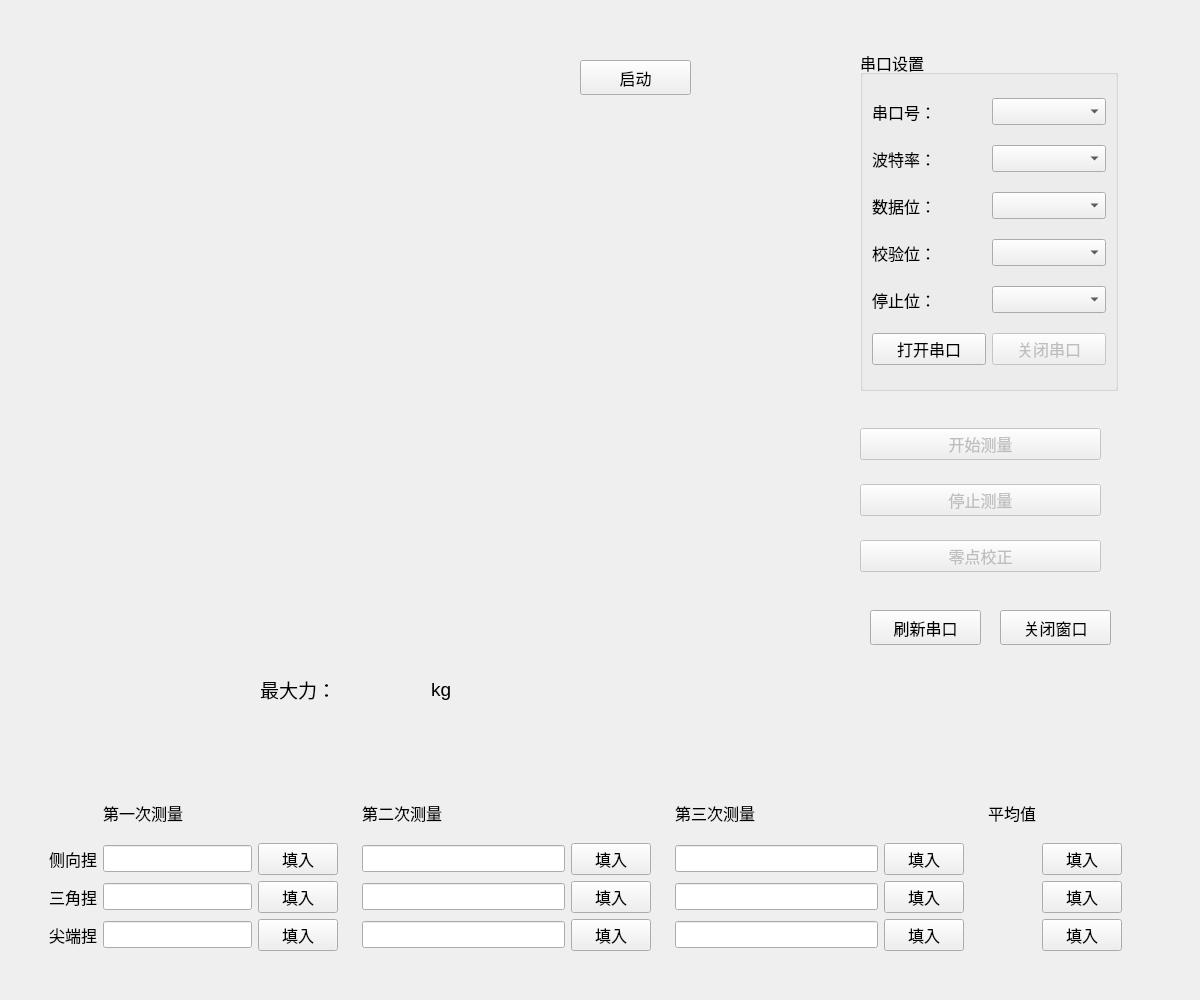
<?xml version="1.0" encoding="UTF-8"?>
<ui version="4.0">
 <class>MaxForce</class>
 <widget class="QWidget" name="MaxForce">
  <property name="geometry">
   <rect>
    <x>0</x>
    <y>0</y>
    <width>1200</width>
    <height>1000</height>
   </rect>
  </property>
  <property name="minimumSize">
   <size>
    <width>1200</width>
    <height>1000</height>
   </size>
  </property>
  <property name="maximumSize">
   <size>
    <width>1200</width>
    <height>1000</height>
   </size>
  </property>
  <property name="windowTitle">
   <string>Form</string>
  </property>
  <widget class="QWidget" name="widget" native="true">
   <property name="geometry">
    <rect>
     <x>860</x>
     <y>410</y>
     <width>241</width>
     <height>181</height>
    </rect>
   </property>
   <layout class="QVBoxLayout" name="verticalLayout_2">
    <item>
     <widget class="QPushButton" name="pushButtonStart">
      <property name="enabled">
       <bool>false</bool>
      </property>
      <property name="font">
       <font>
        <pointsize>12</pointsize>
       </font>
      </property>
      <property name="text">
       <string>开始测量</string>
      </property>
     </widget>
    </item>
    <item>
     <widget class="QPushButton" name="pushButtonStop">
      <property name="enabled">
       <bool>false</bool>
      </property>
      <property name="font">
       <font>
        <pointsize>12</pointsize>
       </font>
      </property>
      <property name="text">
       <string>停止测量</string>
      </property>
     </widget>
    </item>
    <item>
     <widget class="QPushButton" name="pushButtonCorrect">
      <property name="enabled">
       <bool>false</bool>
      </property>
      <property name="font">
       <font>
        <pointsize>12</pointsize>
       </font>
      </property>
      <property name="text">
       <string>零点校正</string>
      </property>
     </widget>
    </item>
   </layout>
  </widget>
  <widget class="QPushButton" name="pushButtonCloseWidget">
   <property name="geometry">
    <rect>
     <x>1000</x>
     <y>610</y>
     <width>111</width>
     <height>35</height>
    </rect>
   </property>
   <property name="font">
    <font>
     <pointsize>12</pointsize>
    </font>
   </property>
   <property name="text">
    <string>关闭窗口</string>
   </property>
  </widget>
  <widget class="QPushButton" name="pushButtonRefresh">
   <property name="geometry">
    <rect>
     <x>870</x>
     <y>610</y>
     <width>111</width>
     <height>35</height>
    </rect>
   </property>
   <property name="font">
    <font>
     <pointsize>12</pointsize>
    </font>
   </property>
   <property name="text">
    <string>刷新串口</string>
   </property>
  </widget>
  <widget class="QGroupBox" name="groupBox">
   <property name="geometry">
    <rect>
     <x>860</x>
     <y>50</y>
     <width>258</width>
     <height>341</height>
    </rect>
   </property>
   <property name="font">
    <font>
     <pointsize>12</pointsize>
    </font>
   </property>
   <property name="title">
    <string>串口设置</string>
   </property>
   <layout class="QGridLayout" name="gridLayout_2">
    <item row="0" column="0">
     <widget class="QLabel" name="label_6">
      <property name="font">
       <font>
        <pointsize>12</pointsize>
       </font>
      </property>
      <property name="text">
       <string>串口号：</string>
      </property>
     </widget>
    </item>
    <item row="0" column="1">
     <widget class="QComboBox" name="comboBoxPort">
      <property name="font">
       <font>
        <pointsize>12</pointsize>
       </font>
      </property>
     </widget>
    </item>
    <item row="1" column="0">
     <widget class="QLabel" name="label_7">
      <property name="font">
       <font>
        <pointsize>12</pointsize>
       </font>
      </property>
      <property name="text">
       <string>波特率：</string>
      </property>
     </widget>
    </item>
    <item row="1" column="1">
     <widget class="QComboBox" name="comboBoxBaud">
      <property name="font">
       <font>
        <pointsize>12</pointsize>
       </font>
      </property>
     </widget>
    </item>
    <item row="2" column="0">
     <widget class="QLabel" name="label_8">
      <property name="font">
       <font>
        <pointsize>12</pointsize>
       </font>
      </property>
      <property name="text">
       <string>数据位：</string>
      </property>
     </widget>
    </item>
    <item row="2" column="1">
     <widget class="QComboBox" name="comboBoxData">
      <property name="font">
       <font>
        <pointsize>12</pointsize>
       </font>
      </property>
     </widget>
    </item>
    <item row="3" column="0">
     <widget class="QLabel" name="label_9">
      <property name="font">
       <font>
        <pointsize>12</pointsize>
       </font>
      </property>
      <property name="text">
       <string>校验位：</string>
      </property>
     </widget>
    </item>
    <item row="3" column="1">
     <widget class="QComboBox" name="comboBoxParity">
      <property name="font">
       <font>
        <pointsize>12</pointsize>
       </font>
      </property>
     </widget>
    </item>
    <item row="4" column="0">
     <widget class="QLabel" name="label_10">
      <property name="font">
       <font>
        <pointsize>12</pointsize>
       </font>
      </property>
      <property name="text">
       <string>停止位：</string>
      </property>
     </widget>
    </item>
    <item row="4" column="1">
     <widget class="QComboBox" name="comboBoxStop">
      <property name="font">
       <font>
        <pointsize>12</pointsize>
       </font>
      </property>
     </widget>
    </item>
    <item row="5" column="0">
     <widget class="QPushButton" name="pushButtonOpen">
      <property name="font">
       <font>
        <pointsize>12</pointsize>
       </font>
      </property>
      <property name="text">
       <string>打开串口</string>
      </property>
     </widget>
    </item>
    <item row="5" column="1">
     <widget class="QPushButton" name="pushButtonClose">
      <property name="enabled">
       <bool>false</bool>
      </property>
      <property name="font">
       <font>
        <pointsize>12</pointsize>
       </font>
      </property>
      <property name="text">
       <string>关闭串口</string>
      </property>
     </widget>
    </item>
   </layout>
  </widget>
  <widget class="QWidget" name="widget_6" native="true">
   <property name="geometry">
    <rect>
     <x>260</x>
     <y>660</y>
     <width>250</width>
     <height>58</height>
    </rect>
   </property>
   <layout class="QHBoxLayout" name="horizontalLayout_2">
    <item>
     <widget class="QLabel" name="label">
      <property name="font">
       <font>
        <pointsize>14</pointsize>
       </font>
      </property>
      <property name="text">
       <string>最大力：</string>
      </property>
     </widget>
    </item>
    <item>
     <widget class="QLabel" name="labelMax">
      <property name="minimumSize">
       <size>
        <width>80</width>
        <height>40</height>
       </size>
      </property>
      <property name="maximumSize">
       <size>
        <width>80</width>
        <height>40</height>
       </size>
      </property>
      <property name="font">
       <font>
        <pointsize>14</pointsize>
       </font>
      </property>
      <property name="frameShape">
       <enum>QFrame::NoFrame</enum>
      </property>
      <property name="frameShadow">
       <enum>QFrame::Sunken</enum>
      </property>
      <property name="text">
       <string/>
      </property>
      <property name="alignment">
       <set>Qt::AlignCenter</set>
      </property>
     </widget>
    </item>
    <item>
     <widget class="QLabel" name="label_11">
      <property name="font">
       <font>
        <pointsize>14</pointsize>
       </font>
      </property>
      <property name="text">
       <string>kg</string>
      </property>
     </widget>
    </item>
   </layout>
  </widget>
  <widget class="QWidget" name="widget_5" native="true">
   <property name="geometry">
    <rect>
     <x>40</x>
     <y>780</y>
     <width>1091</width>
     <height>180</height>
    </rect>
   </property>
   <layout class="QGridLayout" name="gridLayout_6">
    <item row="0" column="3">
     <widget class="QWidget" name="widget_7" native="true">
      <layout class="QGridLayout" name="gridLayout_5">
       <item row="3" column="0">
        <widget class="QLabel" name="labelTripodMean">
         <property name="font">
          <font>
           <pointsize>12</pointsize>
          </font>
         </property>
         <property name="text">
          <string/>
         </property>
         <property name="alignment">
          <set>Qt::AlignCenter</set>
         </property>
        </widget>
       </item>
       <item row="3" column="1">
        <widget class="QPushButton" name="pushButtonTripodMean">
         <property name="font">
          <font>
           <pointsize>12</pointsize>
          </font>
         </property>
         <property name="text">
          <string>填入</string>
         </property>
        </widget>
       </item>
       <item row="0" column="0">
        <widget class="QLabel" name="labelThird_2">
         <property name="font">
          <font>
           <pointsize>12</pointsize>
          </font>
         </property>
         <property name="text">
          <string>平均值</string>
         </property>
        </widget>
       </item>
       <item row="5" column="1">
        <widget class="QPushButton" name="pushButtonPinchMean">
         <property name="font">
          <font>
           <pointsize>12</pointsize>
          </font>
         </property>
         <property name="text">
          <string>填入</string>
         </property>
        </widget>
       </item>
       <item row="5" column="0">
        <widget class="QLabel" name="labelPinchMean">
         <property name="font">
          <font>
           <pointsize>12</pointsize>
          </font>
         </property>
         <property name="text">
          <string/>
         </property>
         <property name="alignment">
          <set>Qt::AlignCenter</set>
         </property>
        </widget>
       </item>
       <item row="2" column="0">
        <widget class="QLabel" name="labelLateralMean">
         <property name="font">
          <font>
           <pointsize>12</pointsize>
          </font>
         </property>
         <property name="text">
          <string/>
         </property>
         <property name="alignment">
          <set>Qt::AlignCenter</set>
         </property>
        </widget>
       </item>
       <item row="2" column="1">
        <widget class="QPushButton" name="pushButtonLateralMean">
         <property name="font">
          <font>
           <pointsize>12</pointsize>
          </font>
         </property>
         <property name="text">
          <string>填入</string>
         </property>
        </widget>
       </item>
      </layout>
     </widget>
    </item>
    <item row="0" column="1">
     <widget class="QWidget" name="widget_3" native="true">
      <layout class="QGridLayout" name="gridLayout_3">
       <item row="3" column="1">
        <widget class="QPushButton" name="pushButtonTripodSecond">
         <property name="font">
          <font>
           <pointsize>12</pointsize>
          </font>
         </property>
         <property name="text">
          <string>填入</string>
         </property>
        </widget>
       </item>
       <item row="5" column="0">
        <widget class="QLineEdit" name="lineEditPinchSecond">
         <property name="font">
          <font>
           <pointsize>12</pointsize>
          </font>
         </property>
         <property name="alignment">
          <set>Qt::AlignCenter</set>
         </property>
        </widget>
       </item>
       <item row="0" column="0">
        <widget class="QLabel" name="labelSecond">
         <property name="font">
          <font>
           <pointsize>12</pointsize>
          </font>
         </property>
         <property name="text">
          <string>第二次测量</string>
         </property>
        </widget>
       </item>
       <item row="5" column="1">
        <widget class="QPushButton" name="pushButtonPinchSecond">
         <property name="font">
          <font>
           <pointsize>12</pointsize>
          </font>
         </property>
         <property name="text">
          <string>填入</string>
         </property>
        </widget>
       </item>
       <item row="3" column="0">
        <widget class="QLineEdit" name="lineEditTripodSecond">
         <property name="font">
          <font>
           <pointsize>12</pointsize>
          </font>
         </property>
         <property name="alignment">
          <set>Qt::AlignCenter</set>
         </property>
        </widget>
       </item>
       <item row="2" column="0">
        <widget class="QLineEdit" name="lineEditLateralSecond">
         <property name="font">
          <font>
           <pointsize>12</pointsize>
          </font>
         </property>
         <property name="alignment">
          <set>Qt::AlignCenter</set>
         </property>
        </widget>
       </item>
       <item row="2" column="1">
        <widget class="QPushButton" name="pushButtonLateralSecond">
         <property name="font">
          <font>
           <pointsize>12</pointsize>
          </font>
         </property>
         <property name="text">
          <string>填入</string>
         </property>
        </widget>
       </item>
      </layout>
     </widget>
    </item>
    <item row="0" column="0">
     <widget class="QWidget" name="widget_2" native="true">
      <layout class="QGridLayout" name="gridLayout">
       <item row="3" column="2">
        <widget class="QPushButton" name="pushButtonTripodFirst">
         <property name="font">
          <font>
           <pointsize>12</pointsize>
          </font>
         </property>
         <property name="text">
          <string>填入</string>
         </property>
        </widget>
       </item>
       <item row="5" column="1">
        <widget class="QLineEdit" name="lineEditPinchFirst">
         <property name="font">
          <font>
           <pointsize>12</pointsize>
          </font>
         </property>
         <property name="alignment">
          <set>Qt::AlignCenter</set>
         </property>
        </widget>
       </item>
       <item row="3" column="0">
        <widget class="QLabel" name="labelTripod">
         <property name="font">
          <font>
           <pointsize>12</pointsize>
          </font>
         </property>
         <property name="text">
          <string>三角捏</string>
         </property>
        </widget>
       </item>
       <item row="0" column="1">
        <widget class="QLabel" name="labelFirst">
         <property name="font">
          <font>
           <pointsize>12</pointsize>
          </font>
         </property>
         <property name="text">
          <string>第一次测量</string>
         </property>
        </widget>
       </item>
       <item row="5" column="0">
        <widget class="QLabel" name="labelPinch">
         <property name="font">
          <font>
           <pointsize>12</pointsize>
          </font>
         </property>
         <property name="text">
          <string>尖端捏</string>
         </property>
        </widget>
       </item>
       <item row="5" column="2">
        <widget class="QPushButton" name="pushButtonPinchFirst">
         <property name="font">
          <font>
           <pointsize>12</pointsize>
          </font>
         </property>
         <property name="text">
          <string>填入</string>
         </property>
        </widget>
       </item>
       <item row="3" column="1">
        <widget class="QLineEdit" name="lineEditTripodFirst">
         <property name="font">
          <font>
           <pointsize>12</pointsize>
          </font>
         </property>
         <property name="alignment">
          <set>Qt::AlignCenter</set>
         </property>
        </widget>
       </item>
       <item row="2" column="0">
        <widget class="QLabel" name="labelLateral">
         <property name="font">
          <font>
           <pointsize>12</pointsize>
          </font>
         </property>
         <property name="text">
          <string>侧向捏</string>
         </property>
        </widget>
       </item>
       <item row="2" column="1">
        <widget class="QLineEdit" name="lineEditLateralFirst">
         <property name="font">
          <font>
           <pointsize>12</pointsize>
          </font>
         </property>
         <property name="alignment">
          <set>Qt::AlignCenter</set>
         </property>
        </widget>
       </item>
       <item row="2" column="2">
        <widget class="QPushButton" name="pushButtonLateralFirst">
         <property name="font">
          <font>
           <pointsize>12</pointsize>
          </font>
         </property>
         <property name="text">
          <string>填入</string>
         </property>
        </widget>
       </item>
      </layout>
     </widget>
    </item>
    <item row="0" column="2">
     <widget class="QWidget" name="widget_4" native="true">
      <layout class="QGridLayout" name="gridLayout_4">
       <item row="0" column="0">
        <widget class="QLabel" name="labelThird">
         <property name="font">
          <font>
           <pointsize>12</pointsize>
          </font>
         </property>
         <property name="text">
          <string>第三次测量</string>
         </property>
        </widget>
       </item>
       <item row="2" column="1">
        <widget class="QPushButton" name="pushButtonTripodThird">
         <property name="font">
          <font>
           <pointsize>12</pointsize>
          </font>
         </property>
         <property name="text">
          <string>填入</string>
         </property>
        </widget>
       </item>
       <item row="2" column="0">
        <widget class="QLineEdit" name="lineEditTripodThird">
         <property name="font">
          <font>
           <pointsize>12</pointsize>
          </font>
         </property>
         <property name="alignment">
          <set>Qt::AlignCenter</set>
         </property>
        </widget>
       </item>
       <item row="4" column="0">
        <widget class="QLineEdit" name="lineEditPinchThird">
         <property name="font">
          <font>
           <pointsize>12</pointsize>
          </font>
         </property>
         <property name="alignment">
          <set>Qt::AlignCenter</set>
         </property>
        </widget>
       </item>
       <item row="4" column="1">
        <widget class="QPushButton" name="pushButtonPinchThird">
         <property name="font">
          <font>
           <pointsize>12</pointsize>
          </font>
         </property>
         <property name="text">
          <string>填入</string>
         </property>
        </widget>
       </item>
       <item row="1" column="0">
        <widget class="QLineEdit" name="lineEditLateralThird">
         <property name="font">
          <font>
           <pointsize>12</pointsize>
          </font>
         </property>
         <property name="alignment">
          <set>Qt::AlignCenter</set>
         </property>
        </widget>
       </item>
       <item row="1" column="1">
        <widget class="QPushButton" name="pushButtonLateralThird">
         <property name="font">
          <font>
           <pointsize>12</pointsize>
          </font>
         </property>
         <property name="text">
          <string>填入</string>
         </property>
        </widget>
       </item>
      </layout>
     </widget>
    </item>
   </layout>
  </widget>
  <widget class="QLabel" name="labelExperiment">
   <property name="geometry">
    <rect>
     <x>340</x>
     <y>10</y>
     <width>201</width>
     <height>111</height>
    </rect>
   </property>
   <property name="font">
    <font>
     <pointsize>50</pointsize>
    </font>
   </property>
   <property name="text">
    <string/>
   </property>
  </widget>
  <widget class="QPushButton" name="pushButtonS">
   <property name="geometry">
    <rect>
     <x>580</x>
     <y>60</y>
     <width>111</width>
     <height>35</height>
    </rect>
   </property>
   <property name="font">
    <font>
     <pointsize>12</pointsize>
    </font>
   </property>
   <property name="text">
    <string>启动</string>
   </property>
  </widget>
 </widget>
 <resources/>
 <connections/>
</ui>
